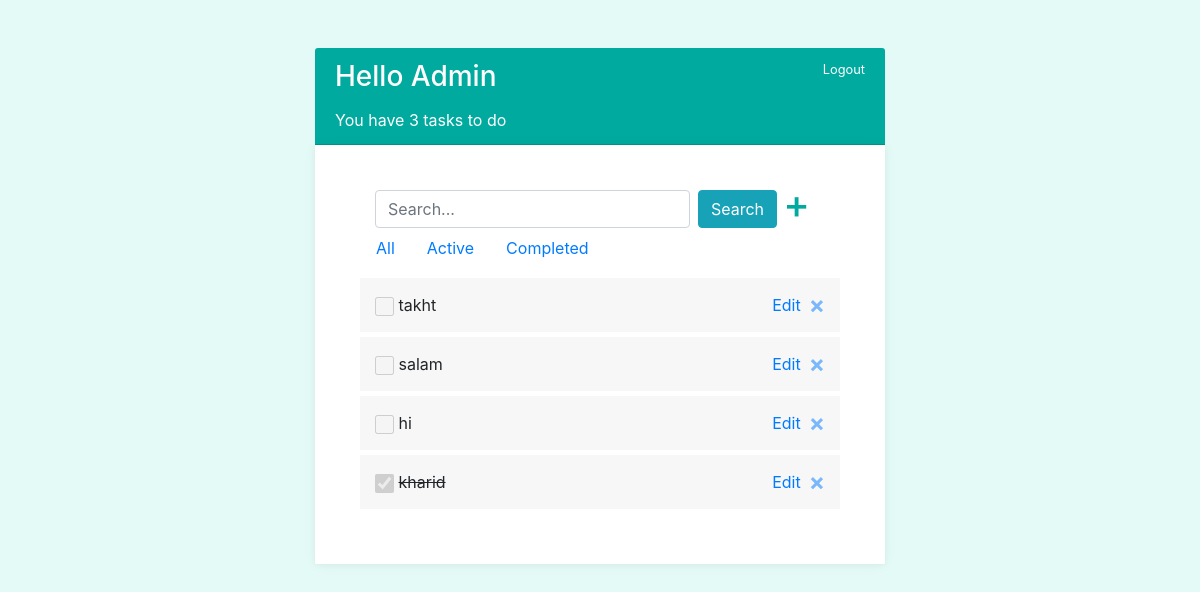
The app's page / (signed in) with its own data.
### account/models.py (models this page shows, shortened)
class Task(models.Model):
    user = models.ForeignKey(User, on_delete=models.CASCADE, null=True, blank=True, related_name='user')
    title = models.CharField(max_length=250)
    description = models.TextField(max_length=500, null=True, blank=True)
    complete = models.BooleanField(default=False)
    created = models.DateTimeField(auto_now_add=True)

### account/views.py (the view)
# urls.py: path('', TaskList.as_view(), name='tasks'),
class TaskList(LoginRequiredMixin, ListView):
    model = Task
    context_object_name = 'tasks'
    template_name = 'account/home-page.html'
    ordering = ['complete']
    def get_context_data(self, *, object_list=None, **kwargs):
        context = super().get_context_data(**kwargs)
        context['tasks'] = context['tasks'].filter(user=self.request.user)
        context['tasksCount'] = context['tasks'].filter(complete=False).count()
        search = self.request.GET.get('search') or ''
        if search:
            context['tasks'] = context['tasks'].filter(title__contains=search)
        return context

### account/templates/account/home-page.html (shortened to what this page needs)
{% extends 'parent/base.html' %}
{% load static %}
{% block content %}
    <div class="row my-5">
        <div class="col-md-12">
            <div class="card-header" style="background-color: #00AA9E; color: white">
                <h3 class="mb-0" style="float: left">Hello {{ request.user|title }}</h3><a
                    href="{% url 'account:logout' %}" style="color: white"><small
                    style="float: right">Logout</small></a>
                <br><br>
                <p class="mb-0">You have {{ tasksCount }} task{{ tasksCount|pluralize:"s" }} to do</p>
            </div>
            <div class="card card-white">
                <div class="card-body">
                    <div id="search-add-wrapper">
                        <form method="GET" class="d-flex float-left col-md-11">
                            <div class="form-outline flex-fill">
                                <input type="text" name="search" id="form1" class="form-control"
                                       placeholder="Search..." value="{{ request.GET.search }}" />
                            </div>
                            <button type="submit" class="btn btn-info mx-2 ">Search</button>
                        </form>
                        <a id="add-link" href="{% url 'account:task-create' %}" class="d-flex h1 float-right" style="text-decoration: none; margin-right: 30px; margin-top: -48px; color: #00AA9E;">&#x2b;</a>
                    </div>
<br>
                    <ul class="nav nav-pills todo-nav">
                        <li role="presentation" class="nav-item all-task active"><a href="#" class="nav-link">All</a>
                        </li>
                        <li role="presentation" class="nav-item active-task"><a href="#" class="nav-link">Active</a>
                        </li>
                        <li role="presentation" class="nav-item completed-task"><a href="#"
                                                                                   class="nav-link">Completed</a></li>
                    </ul>
                    <div class="todo-list">
                        {% for task in tasks %}
                            <div class="todo-item {% if task.complete %}complete{% endif %}">
                                <div class="checker"><span class=""><input type="checkbox"
                                                                           {% if task.complete %}checked{% endif %}
                                                                           name="{{ task.title }}-{{ task.id }}"
                                                                           disabled></span>
                                </div>
                                <span>{{ task.title }}</span>
                                <button type="button" class="close" data-dismiss="modal" aria-label="Close"
                                        style="float: right">
                                    <a href="{% url 'account:task-delete' task.id %}" aria-hidden="true"
                                       style="text-decoration: none">&times;</a>
                                </button>
                                <a href="{% url 'account:task-update' task.id %}" aria-label="Close"
                                   class="text-center mx-2" style="float: right; text-decoration: none">Edit</a>
                            </div>
                        {% empty %}
                            <h4>No tasks..</h4>
                        {% endfor %}
                    </div>
                </div>
            </div>
        </div>
    </div>
{% endblock %}

### account/templates/account/home-page.html (style rules this page uses)
.todo-nav { margin-top: 10px }
.todo-list { margin: 10px 0 }
.todo-list .todo-item { padding: 15px; margin: 5px 0; border-radius: 0; background: #f7f7f7 }
.todo-list .todo-item.complete span { text-decoration: line-through }
div.checker { width: 18px; height: 18px }
div.checker input, div.checker span { width: 18px; height: 18px }
div.checker span { display: -moz-inline-box; display: inline-block; zoom: 1; text-align: center; background-position: 0 -260px; }
div.checker, div.checker input, div.checker span { width: 19px; height: 19px; }
div.checker, div.radio, div.uploader { position: relative; }
div.button, div.button *, div.checker, div.checker *, div.radio, div.radio *, div.selector, div.selector *, div.uploader, div.uploader * { margin: 0; padding: 0; }
div.button, div.checker, div.radio, div.selector, div.uploader { display: -moz-inline-box; display: inline-block; zoom: 1; vertical-align: middle; }
.card { padding: 25px; margin-bottom: 20px; border: initial; background: #fff; border-radius: calc(.15rem - 1px); box-shadow: 0 1px 15px rgba(0, 0, 0, 0.04), 0 1px 6px rgba(0, 0, 0, 0.04); }

### records on screen
Task: title "takht"
Task: title "salam"
Task: title "hi"
Task: complete "☑", title "kharid"

### other values on screen
{{ request.user|title }} "Admin"
{{ tasksCount }} "3"
